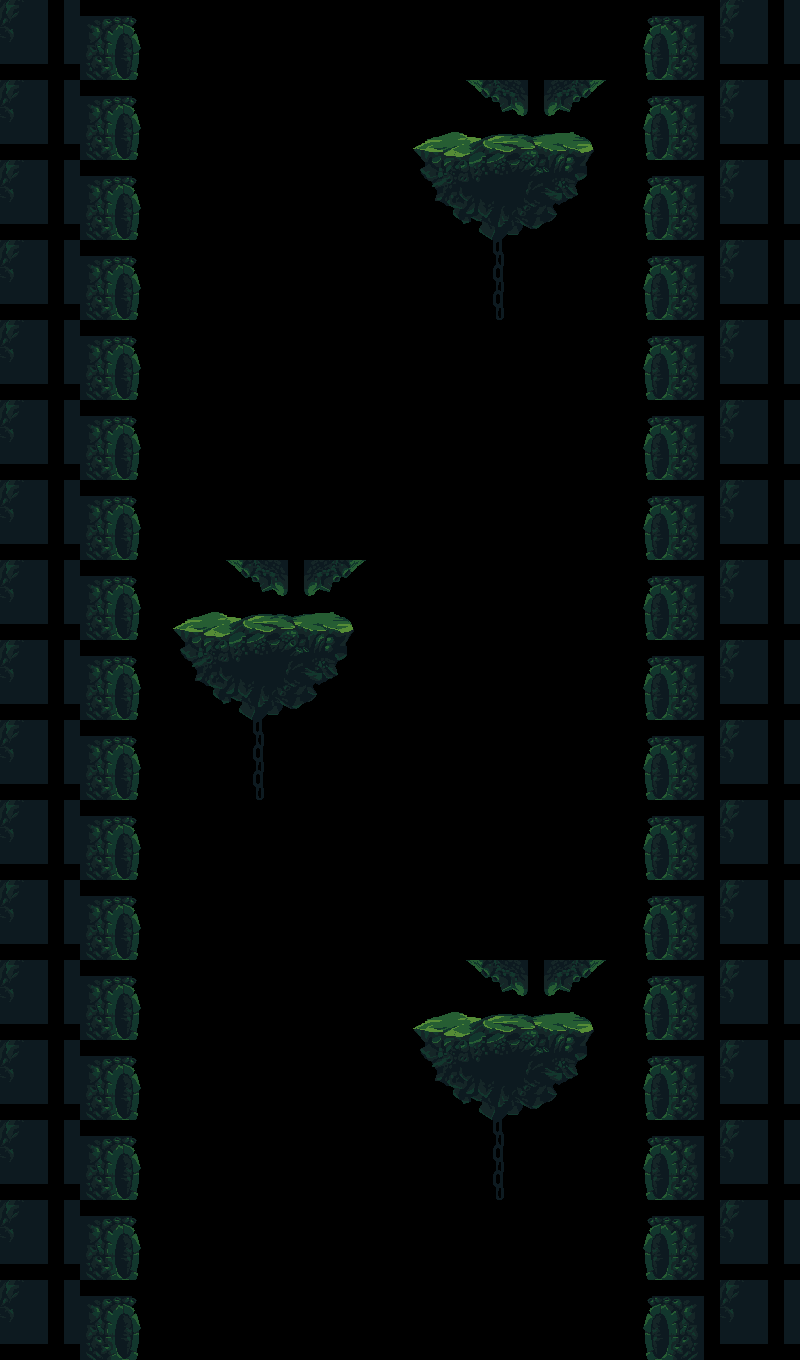

Tiled map render using the project's own tile images. Description and the whole map definition, tile-layer contents included, below:
An orthogonal 10x17 tile map with 80x80 px tiles, 1 tile layer (块层 1).

<map version="1.0" tiledversion="1.1.6" orientation="orthogonal" renderorder="right-down" width="10" height="17" tilewidth="80" tileheight="80" infinite="0" nextobjectid="1">
 <tileset firstgid="1" name="tiles" tilewidth="80" tileheight="80" tilecount="48" columns="6">
  <image source="../tiles.png" width="480" height="656" />
 </tileset>
 <layer name="块层 1" width="10" height="17">
  <data encoding="csv">
20,6,0,0,0,0,0,0,5,20,
20,6,0,0,0,31,32,33,5,20,
20,6,0,0,0,37,38,39,5,20,
20,6,0,0,0,43,44,45,5,20,
20,6,0,0,0,0,0,0,5,20,
20,6,0,0,0,0,0,0,5,20,
20,6,0,0,0,0,0,0,5,20,
20,6,31,32,33,0,0,0,5,20,
20,6,37,38,39,0,0,0,5,20,
20,6,43,44,45,0,0,0,5,20,
20,6,0,0,0,0,0,0,5,20,
20,6,0,0,0,0,0,0,5,20,
20,6,0,0,0,31,32,33,5,20,
20,6,0,0,0,37,38,39,5,20,
20,6,0,0,0,43,44,45,5,20,
20,6,0,0,0,0,0,0,5,20,
20,6,0,0,0,0,0,0,5,20
</data>
 </layer>
</map>
